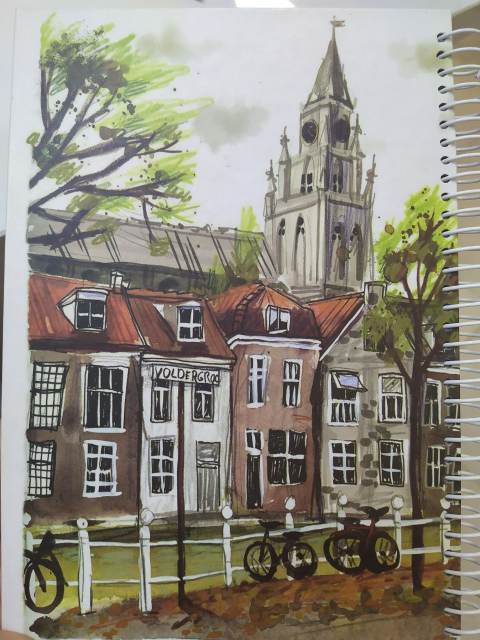
#> input picture copmuter vision/objeckt tracking/5879719982827422507.jpg, 960 x 1280 px, given in place of the camera (shown at 1/2 size)
$ python 'objeckt tracking using HSV.py'
#> lines starting #> are read from the running program, lines starting #| are printed output that depends on the picture; after the words box and inside, x2 and y2 are one past the last pixel; in counts of white or black regions, pixels touching at a corner belong together
import cv2
import numpy as np

lower_hsv = np.array([26, 79, 106])  # Lower bound of the HSV range
upper_hsv = np.array([33, 220, 215])  # Upper bound of the HSV range

cap = cv2.VideoCapture(0)

if not cap.isOpened():
    print("Error: Could not open video capture.")
    exit(1)

file_path = r"C:\Users\Helya\Desktop\git\copmuter vision\objeckt tracking\small object using HSV\object_positions.txt"
with open(file_path, 'w') as file:
    file.write('Frame, X, Y\n')  # Write headers

    frame_count = 0
    while cap.isOpened():
        ret, frame = cap.read()
#> frame is the input picture: shape (1280, 960, 3); mean B, G, R 128.2, 139.8, 144.2

        if not ret:
            print("Error: Failed to capture frame from video.")
            break

        frame_count += 1

        # Apply Gaussian blur and convert to HSV
        hsv_frame = cv2.cvtColor(frame, cv2.COLOR_BGR2HSV)
#> hsv_frame: shape (1280, 960, 3); mean H, S, V 54.5, 46.2, 147.6
        hsv_frame = cv2.GaussianBlur(hsv_frame, (5, 5), 0)
#> hsv_frame: shape (1280, 960, 3); mean H, S, V 54.5, 46.2, 147.6

        # Create a mask based on the specified HSV color range
        mask = cv2.inRange(hsv_frame, lower_hsv, upper_hsv)
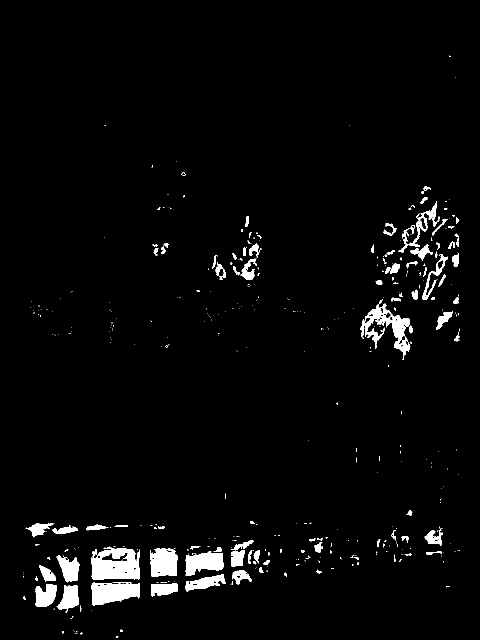
#> mask: shape (1280, 960) (shown at 1/2 size); 3.1% white; 425 white regions (328 under 20 px), largest, box (x1, y1, x2, y2) and area: (183, 1093, 280, 1160) 4820, (720, 598, 821, 720) 3573, (183, 1165, 280, 1211) 3299

        # Morphological transformations (erosion + dilation) to remove noise
        kernel = np.ones((5, 5), np.uint8)
        mask = cv2.erode(mask, kernel, iterations=1)
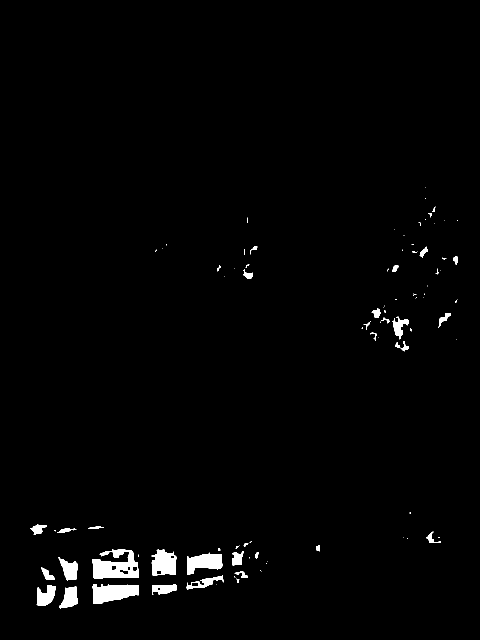
#> mask: shape (1280, 960) (shown at 1/2 size); 1.5% white; 93 white regions (52 under 20 px), largest, box (x1, y1, x2, y2) and area: (185, 1098, 278, 1157) 3435, (185, 1168, 278, 1208) 2625, (303, 1099, 353, 1152) 1983
        mask = cv2.dilate(mask, kernel, iterations=2)
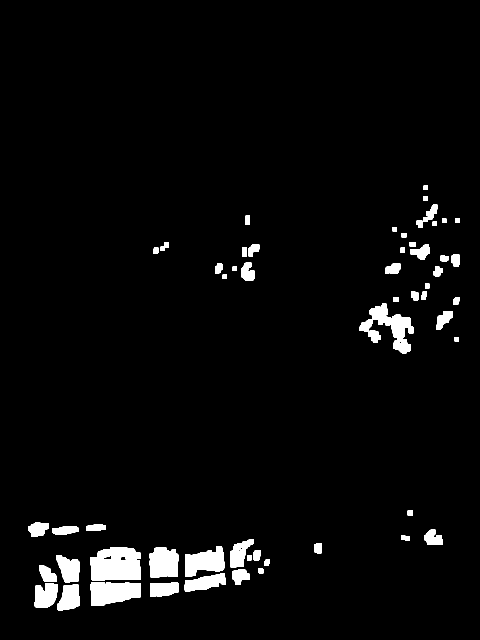
#> mask: shape (1280, 960) (shown at 1/2 size); 3.6% white; 56 white regions

        # Find contours in the mask
        contours, _ = cv2.findContours(mask, cv2.RETR_EXTERNAL, cv2.CHAIN_APPROX_SIMPLE)
#> contours = 56 contours; largest, box (x1, y1, x2, y2) and area: (181, 1094, 282, 1161) 5827, (719, 607, 827, 707) 4129, (181, 1164, 282, 1212) 3708, (370, 1092, 449, 1153) 3055, (299, 1095, 357, 1156) 2984

        for contour in contours:
            # Get the contour area
            area = cv2.contourArea(contour)

            # Only proceed if the area is smaller than the threshold (to focus on small objects)
            if area > 50 and area < 600:  # Adjust this range as needed
                # Get the bounding box and draw it
                x, y, w, h = cv2.boundingRect(contour)
                cv2.rectangle(frame, (x, y), (x + w, y + h), (0, 255, 0), 2)

                # Optionally, fit a circle around the contour
                (cx, cy), radius = cv2.minEnclosingCircle(contour)
                center = (int(cx), int(cy))
                radius = int(radius)

                # Save the center coordinates of the circle
                center_x, center_y = int(cx), int(cy)

                # Write the frame number and center coordinates to the file
                file.write(f'{frame_count}, {center_x}, {center_y}\n')

                font = cv2.FONT_HERSHEY_SIMPLEX

                cv2.putText(frame,
                f'{frame_count}, {center_x}, {center_y}\n',
                (50, 50),
                font, 0.7,
                (0, 0, 0),
                2,
                cv2.LINE_4)
#> this loop made 56 passes
#> (contour, area, x, y, w, h, cx, cy) on passes 10, 24, 28, 31, 32, 34, 46, 47: ([[494, 1110], [494, 1120], [502, 1120], [502, 1110]], 80, 494, 1110, 9, 11, 498, 1115), ([[909, 674], [909, 682], [917, 682], [917, 674]], 64, 909, 674, 9, 9, 913, 678), ([[786, 594], [786, 602], [797, 602], [797, 594]], 88, 786, 594, 12, 9, 791.5, 598), ([[850, 567], [850, 576], [858, 576], [858, 567]], 72, 850, 567, 9, 10, 854, 571.5), ([[445, 549], [445, 557], [453, 557], [453, 549]], 64, 445, 549, 9, 9, 449, 553), ([[465, 533], [465, 541], [473, 541], [473, 533]], 64, 465, 533, 9, 9, 469, 537), ([[819, 484], [819, 492], [831, 492], [831, 484]], 96, 819, 484, 13, 9, 825, 488), ([[803, 466], [803, 474], [812, 474], [812, 466]], 72, 803, 466, 10, 9, 807.5, 470)
#> (area, x, y, w, h, cx, cy, radius) on passes 7, 9, 12, 16, 18, 21: (88, 517, 1136, 10, 11, 521.5, 1141, 6), (107, 528, 1119, 12, 12, 533.5, 1124.5, 7), (248, 507, 1100, 14, 22, 514.5, 1110.5, 11), (273, 628, 1086, 16, 21, 636.8, 1096, 11), (137, 802, 1071, 17, 11, 810, 1076, 9), (408, 172, 1048, 40, 14, 191.5, 1055.5, 20)
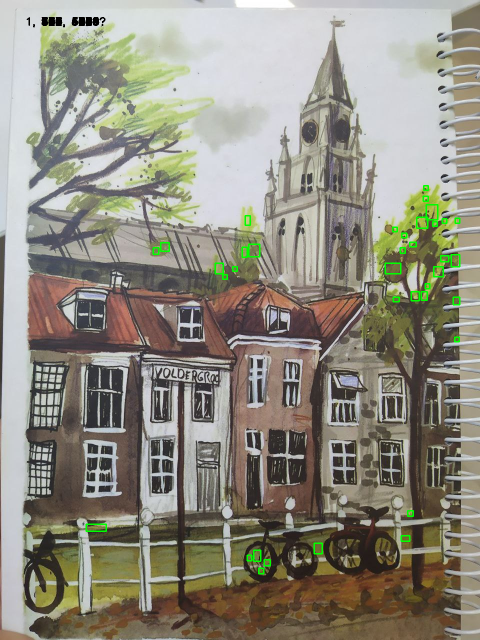
#> frame: shape (1280, 960, 3) (shown at 1/2 size); 0.64% of pixels changed, all inside (x1, y1, x2, y2) = (53, 34, 921, 1149)


        # Show the frame with the detected object and bounding box
        cv2.imshow("Object Tracking", frame)

        # Exit condition (press 'q' to quit)
        if cv2.waitKey(1) & 0xFF == ord('q'):
#> (key q is pressed here)
            break

# Release the video capture and close all OpenCV windows
cap.release()
cv2.destroyAllWindows()

print(f"Coordinates saved to {file_path}")
